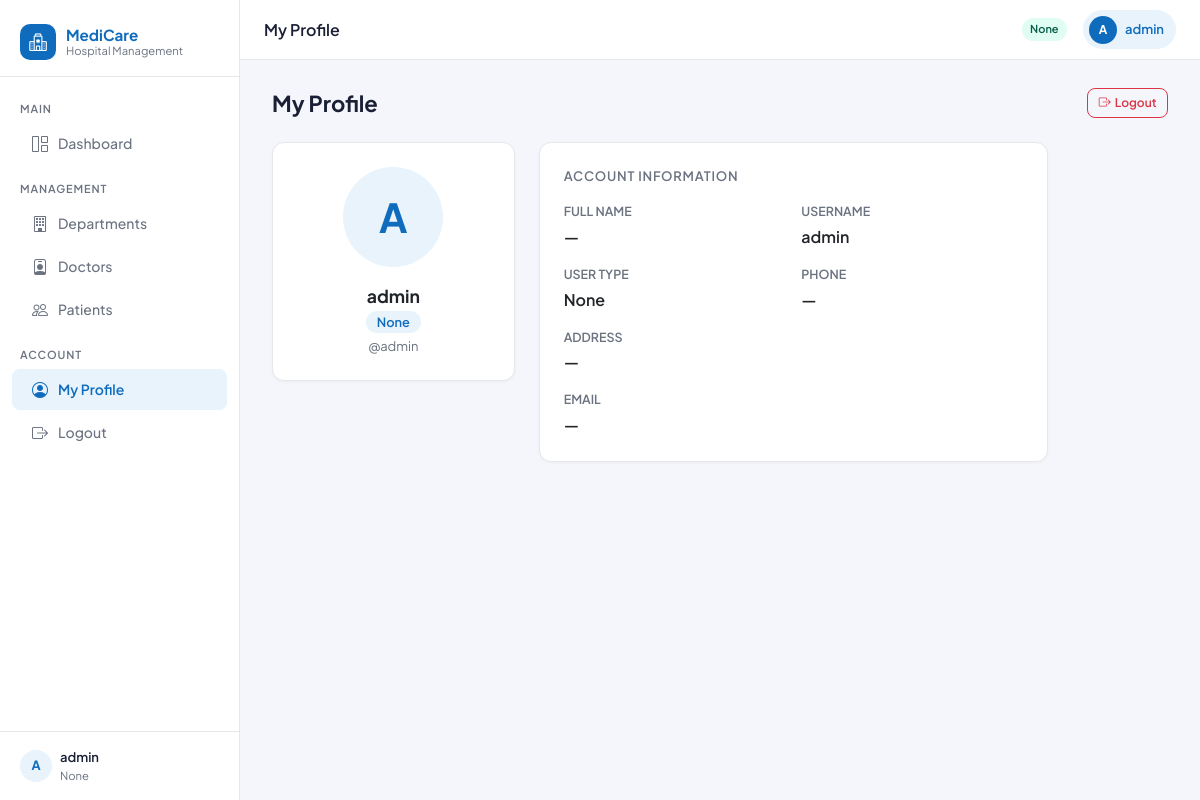
The page /profile/ (signed in) on the database its author committed.
### myapp/models.py (models this page shows, shortened)
class UserInfoModel(AbstractUser):
    USER_TYPE = [
        ("Admin", "Admin"),
        ("Doctor", "Doctor"),
        ("Patient", "Patient"),
    ]
    full_name = models.CharField(max_length=100, null=True)
    address = models.TextField(null=True)
    user_type = models.CharField(choices=USER_TYPE, max_length=20, null=True)

### myapp/views.py (the view)
# urls.py: path("profile/", profile, name="profile"),
@login_required
def profile(request):
    return render(request, "profile.html")

### myapp/templates/profile.html
{% extends 'master/base.html' %}
{% block nav_profile %}active{% endblock %}
{% block page_title %}My Profile{% endblock %}
{% block blockname %}
<div class="page-header">
  <h1>My Profile</h1>
  <a href="{% url 'logout_page' %}" class="btn btn-outline-danger btn-sm">
    <i class="bi bi-box-arrow-right me-1"></i>Logout
  </a>
</div>
<div class="row g-4" style="max-width:800px;">
  <div class="col-md-4">
    <div class="card text-center p-4">
      {% if request.user.user_profile.profile_pic %}
        <img src="{{ request.user.user_profile.profile_pic.url }}"
             alt="{{ request.user.full_name }}"
             class="rounded-circle mx-auto mb-3"
             style="width:100px;height:100px;object-fit:cover;border:3px solid var(--primary-light);">
      {% else %}
        <div class="mx-auto mb-3" style="width:100px;height:100px;background:var(--primary-light);border-radius:50%;display:flex;align-items:center;justify-content:center;color:var(--primary);font-size:2.5rem;font-weight:700;">
          {{ request.user.username|first|upper }}
        </div>
      {% endif %}
      <div class="fw-bold" style="font-size:1.1rem;">{{ request.user.full_name|default:request.user.username }}</div>
      <div>
        <span style="background:var(--primary-light);color:var(--primary);padding:.2rem .7rem;border-radius:999px;font-size:.8rem;font-weight:600;">
          {{ request.user.user_type }}
        </span>
      </div>
      <div class="text-muted mt-1" style="font-size:.8125rem;">@{{ request.user.username }}</div>
    </div>
  </div>
  <div class="col-md-8">
    <div class="card">
      <div class="card-body p-4">
        <div class="section-title mb-3">Account Information</div>
        <div class="row g-3">
          <div class="col-sm-6">
            <div class="text-muted" style="font-size:.78rem;font-weight:600;text-transform:uppercase;">Full Name</div>
            <div class="fw-semibold mt-1">{{ request.user.full_name|default:"—" }}</div>
          </div>
          <div class="col-sm-6">
            <div class="text-muted" style="font-size:.78rem;font-weight:600;text-transform:uppercase;">Username</div>
            <div class="fw-semibold mt-1">{{ request.user.username }}</div>
          </div>
          <div class="col-sm-6">
            <div class="text-muted" style="font-size:.78rem;font-weight:600;text-transform:uppercase;">User Type</div>
            <div class="fw-semibold mt-1">{{ request.user.user_type }}</div>
          </div>
          <div class="col-sm-6">
            <div class="text-muted" style="font-size:.78rem;font-weight:600;text-transform:uppercase;">Phone</div>
            <div class="fw-semibold mt-1">{{ request.user.user_profile.phone_number|default:"—" }}</div>
          </div>
          <div class="col-12">
            <div class="text-muted" style="font-size:.78rem;font-weight:600;text-transform:uppercase;">Address</div>
            <div class="fw-semibold mt-1">{{ request.user.address|default:"—" }}</div>
          </div>
          <div class="col-sm-6">
            <div class="text-muted" style="font-size:.78rem;font-weight:600;text-transform:uppercase;">Email</div>
            <div class="fw-semibold mt-1">{{ request.user.email|default:"—" }}</div>
          </div>
        </div>
      </div>
    </div>
  </div>
</div>
{% endblock %}

### myapp/templates/master/base.html (shortened to what this page needs)
<!doctype html>
<html lang="en">
  <head>
    <link href="https://cdn.jsdelivr.net/npm/bootstrap@5.3.0/dist/css/bootstrap.min.css" rel="stylesheet">
    <link href="https://cdn.jsdelivr.net/npm/bootstrap-icons@1.11.0/font/bootstrap-icons.css" rel="stylesheet">
  </head>
  <body>
    <aside class="sidebar" id="sidebar">
      <a class="sidebar-brand" href="{% url 'home' %}">
        <div class="brand-icon"><i class="bi bi-hospital"></i></div>
        <div class="brand-text">
          MediCare
          <small>Hospital Management</small>
        </div>
      </a>
      <nav class="sidebar-nav">
        <div class="nav-section-label">Main</div>
        <a class="sidebar-link {% block nav_dashboard %}{% endblock %}" href="{% url 'dashboard' %}">
          <i class="bi bi-grid-1x2"></i> Dashboard
        </a>
        <div class="nav-section-label mt-2">Management</div>
        <a class="sidebar-link {% block nav_dept %}{% endblock %}" href="{% url 'department_list' %}">
          <i class="bi bi-building"></i> Departments
        </a>
        <a class="sidebar-link {% block nav_doc %}{% endblock %}" href="{% url 'doctor_list' %}">
          <i class="bi bi-person-badge"></i> Doctors
        </a>
        <a class="sidebar-link {% block nav_pat %}{% endblock %}" href="{% url 'patient_list' %}">
          <i class="bi bi-people"></i> Patients
        </a>
        <div class="nav-section-label mt-2">Account</div>
        <a class="sidebar-link {% block nav_profile %}{% endblock %}" href="{% url 'profile' %}">
          <i class="bi bi-person-circle"></i> My Profile
        </a>
        <a class="sidebar-link" href="{% url 'logout_page' %}">
          <i class="bi bi-box-arrow-right"></i> Logout
        </a>
      </nav>
      {% if request.user.is_authenticated %}
      <div class="sidebar-footer">
        <div class="d-flex align-items-center gap-2">
          <div style="width:32px;height:32px;background:var(--primary-light);border-radius:50%;display:flex;align-items:center;justify-content:center;color:var(--primary);font-weight:700;font-size:.8rem;">
            {{ request.user.username|first|upper }}
          </div>
          <div>
            <div style="font-size:.8125rem;font-weight:600;color:var(--text-main);">{{ request.user.full_name|default:request.user.username }}</div>
            <div style="font-size:.7rem;color:var(--text-muted);">{{ request.user.user_type }}</div>
          </div>
        </div>
      </div>
      {% endif %}
    </aside>
    <header class="topbar">
      <span class="topbar-title">{% block page_title %}{{ heading|default:"Dashboard" }}{% endblock %}</span>
      {% if request.user.is_authenticated %}
        <span class="role-badge">{{ request.user.user_type }}</span>
        <a href="{% url 'profile' %}" class="user-badge text-decoration-none">
          <div class="avatar">{{ request.user.username|first|upper }}</div>
          {{ request.user.username }}
        </a>
      {% endif %}
    </header>
    <main class="main-content">
      <div class="page-body">
        {% block blockname %}{% endblock %}
      </div>
    </main>
  </body>
</html>

### myapp/templates/master/base.html (style rules this page uses)
:root { --primary: #0f6cbd; --primary-light: #e8f3fc; --accent: #00b4a0; --danger: #d93025; --warning: #f59e0b; --text-main: #1a1f36; --text-muted: #6b7280; --border: #e5e7eb; --bg-body: #f4f6fb; --card-bg: #ffffff; --sidebar-w: 240px; }
*, *::before, *::after { box-sizing: border-box; }
body { font-family: 'Plus Jakarta Sans', sans-serif; background: var(--bg-body); color: var(--text-main); margin: 0; min-height: 100vh; }
.sidebar { position: fixed; top: 0; left: 0; bottom: 0; width: var(--sidebar-w); background: #ffffff; border-right: 1px solid var(--border); display: flex; flex-direction: column; z-index: 1000; transition: transform .25s ease; }
.sidebar-brand { padding: 1.5rem 1.25rem 1rem; border-bottom: 1px solid var(--border); display: flex; align-items: center; gap: .625rem; text-decoration: none; color: var(--text-main); }
.sidebar-brand .brand-icon { width: 36px; height: 36px; background: var(--primary); border-radius: 10px; display: flex; align-items: center; justify-content: center; color: #fff; font-size: 1.1rem; flex-shrink: 0; }
.sidebar-brand .brand-text { font-size: .95rem; font-weight: 700; line-height: 1.2; }
.sidebar-brand .brand-text small { display: block; font-weight: 400; font-size: .7rem; color: var(--text-muted); }
.sidebar-nav { flex: 1; padding: 1rem 0; overflow-y: auto; }
.nav-section-label { font-size: .6875rem; font-weight: 600; text-transform: uppercase; letter-spacing: .08em; color: var(--text-muted); padding: .5rem 1.25rem .25rem; }
.sidebar-link { display: flex; align-items: center; gap: .625rem; padding: .55rem 1.25rem; color: var(--text-muted); text-decoration: none; font-size: .875rem; font-weight: 500; border-radius: 0; transition: background .15s, color .15s; margin: .1rem .75rem; border-radius: 8px; }
.sidebar-link i { font-size: 1rem; flex-shrink: 0; }
.sidebar-link.active { background: var(--primary-light); color: var(--primary); font-weight: 600; }
.sidebar-footer { padding: 1rem 1.25rem; border-top: 1px solid var(--border); font-size: .8125rem; color: var(--text-muted); }
.topbar { position: fixed; top: 0; left: var(--sidebar-w); right: 0; height: 60px; background: #fff; border-bottom: 1px solid var(--border); display: flex; align-items: center; padding: 0 1.5rem; gap: 1rem; z-index: 999; }
.topbar-title { font-size: 1rem; font-weight: 600; flex: 1; }
.user-badge { display: flex; align-items: center; gap: .5rem; background: var(--primary-light); color: var(--primary); border-radius: 999px; padding: .35rem .75rem .35rem .4rem; font-size: .8125rem; font-weight: 600; }
.user-badge .avatar { width: 28px; height: 28px; background: var(--primary); border-radius: 50%; color: #fff; display: flex; align-items: center; justify-content: center; font-size: .75rem; font-weight: 700; flex-shrink: 0; }
.role-badge { font-size: .6875rem; font-weight: 600; padding: .2rem .5rem; border-radius: 999px; background: #e0fdf4; color: #065f46; }
.main-content { margin-left: var(--sidebar-w); padding-top: 60px; min-height: 100vh; }
.page-body { padding: 1.75rem 2rem; max-width: 1280px; }
.page-header { display: flex; align-items: center; justify-content: space-between; flex-wrap: wrap; gap: 1rem; margin-bottom: 1.5rem; }
.page-header h1 { font-size: 1.375rem; font-weight: 700; margin: 0; }
.card { border: 1px solid var(--border); border-radius: 12px; box-shadow: 0 1px 3px rgba(0,0,0,.04); background: var(--card-bg); }
.btn { font-size: .8125rem; font-weight: 600; border-radius: 8px; padding: .45rem .9rem; transition: all .15s; }
.btn-sm { padding: .3rem .65rem; font-size: .75rem; }
a { color: inherit; }
.text-muted { color: var(--text-muted) !important; }
.section-title { font-size: .8125rem; font-weight: 600; text-transform: uppercase; letter-spacing: .06em; color: var(--text-muted); margin-bottom: .75rem; }

### rows shown on the page
UserInfoModel: user.username|first "A", user.full_name "admin", user.user_type "None", user.username "admin", user.full_name "—", user.address "—", user.email "—"

### other values the page prints
{{ request.user.user_profile.phone_number|default:"—" }} "—"
